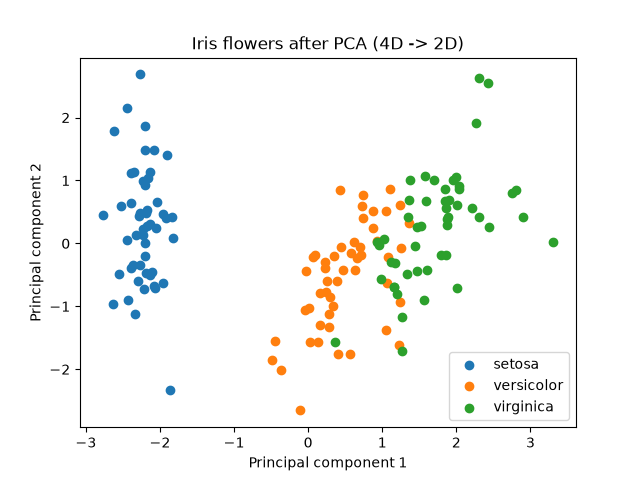

Python code for this plot:
# pca_iris.py - Principal Component Analysis: squeeze 4 columns into 2 for a picture

import matplotlib.pyplot as plt
from sklearn.datasets import load_iris
from sklearn.decomposition import PCA
from sklearn.preprocessing import StandardScaler

iris = load_iris()
X = iris.data                     # 150 rows x 4 features
print("Original shape:", X.shape)

# Step 1: scale - PCA is sensitive to the size of numbers
X_scaled = StandardScaler().fit_transform(X)

# Step 2: keep 2 principal components
pca = PCA(n_components=2)
X_2d = pca.fit_transform(X_scaled)
print("New shape:", X_2d.shape)

# Step 3: how much information (variance) does each component keep?
for number, share in enumerate(pca.explained_variance_ratio_, start=1):
    print(f"PC{number} keeps {share:.1%} of the variance")
print(f"Total kept: {pca.explained_variance_ratio_.sum():.1%}")

# Step 4: plot - colours are the real species (PCA itself never saw them)
for species_number, name in enumerate(iris.target_names):
    points = X_2d[iris.target == species_number]
    plt.scatter(points[:, 0], points[:, 1], label=name)
plt.xlabel("Principal component 1")
plt.ylabel("Principal component 2")
plt.title("Iris flowers after PCA (4D -> 2D)")
plt.legend()
plt.savefig("pca_iris.png")
plt.show()
